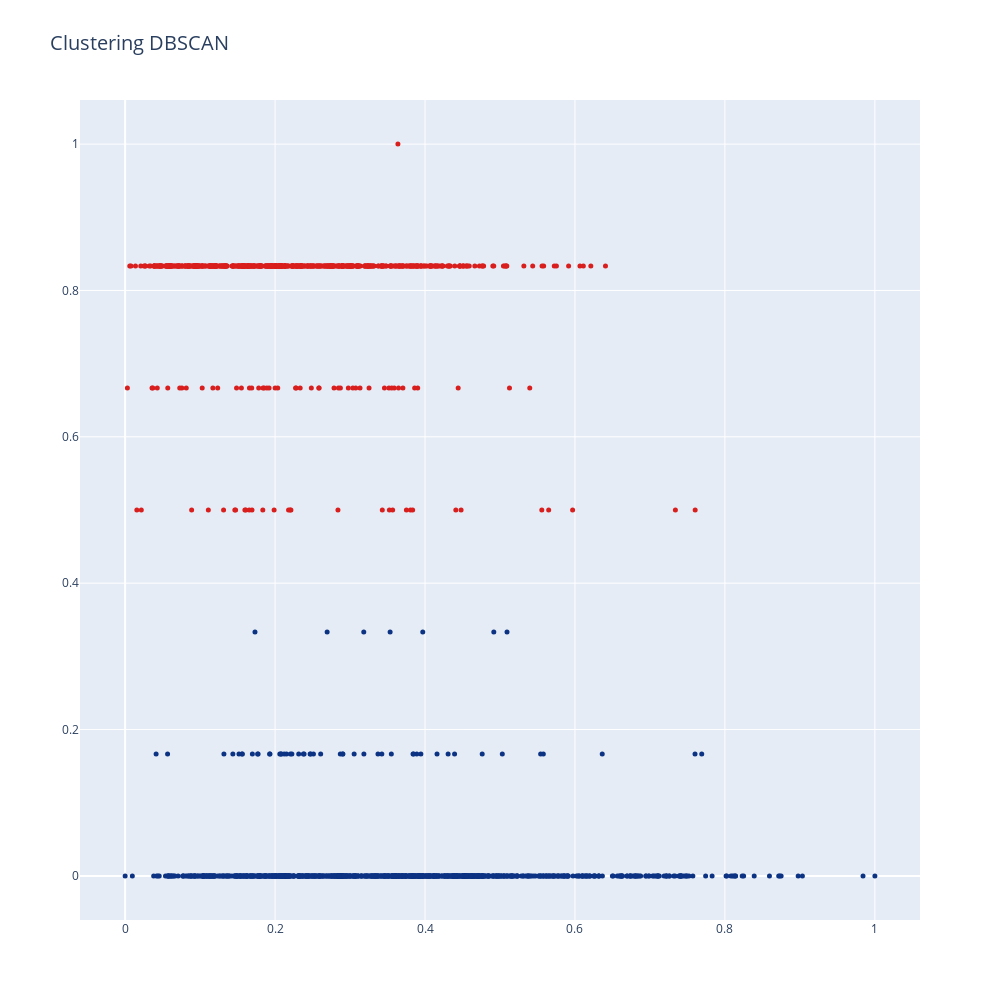

Notebook cell for this chart:
### Code cell
dbscan_clusters = go.Scatter(x=data_columns[0], y=data_columns[1],
                           mode='markers',
                           marker=dict(
                                size=5,
                                color = labels.astype(np.float), #set color equal to a variable
                                colorscale='Portland',
                                showscale=False)
                           )

layout = go.Layout(title="Clustering DBSCAN ",titlefont=dict(size=20),
                autosize=False, width=1000,height=1000)

fig = go.Figure(data=kmean_clusters, layout=layout)

iplot(fig)

### Figure 1 — Plotly figure (JSON) as saved in the notebook; plotly's stock layout.template omitted (floating-point values rounded to 4 significant figures; data arrays with more than 128 entries replaced by an {"elided": "..."} marker saying what was removed)
{"data": [{"marker": {"color": {"elided": "1620 int values"}, "colorscale": [[0, "rgb(12,51,131)"], [0.25, "rgb(10,136,186)"], [0.5, "rgb(242,211,56)"], [0.75, "rgb(242,143,56)"], [1, "rgb(217,30,30)"]], "showscale": false, "size": 5}, "mode": "markers", "type": "scatter", "x": {"elided": "1620 float values"}, "y": {"elided": "1620 float values"}}], "layout": {"autosize": false, "height": 1000, "title": {"font": {"size": 20}, "text": "Clustering DBSCAN "}, "width": 1000}}
